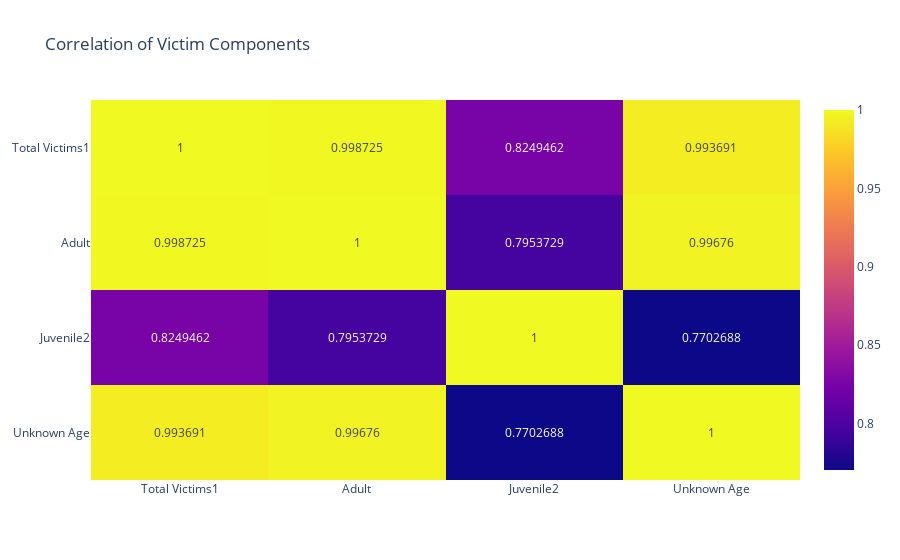

Source (notebook cell):
### Code cell
# 3.2 Correlation among age components (Victims)

corr = Victims.select_dtypes(include='number').corr()
fig = px.imshow(corr, text_auto=True, aspect="auto",
                title="Correlation of Victim Components")
fig.show()

### Figure 1 — Plotly figure (JSON) as saved in the notebook; plotly's stock layout.template omitted (floating-point values rounded to 4 significant figures)
{"data": [{"coloraxis": "coloraxis", "hovertemplate": "x: %{x}<br>y: %{y}<br>color: %{z}<extra></extra>", "name": "0", "texttemplate": "%{z}", "type": "heatmap", "x": ["Total Victims1", "Adult", "Juvenile2", "Unknown Age"], "xaxis": "x", "y": ["Total Victims1", "Adult", "Juvenile2", "Unknown Age"], "yaxis": "y", "z": [[1.0, 0.9987, 0.8249, 0.9937], [0.9987, 1.0, 0.7954, 0.9968], [0.8249, 0.7954, 1.0, 0.7703], [0.9937, 0.9968, 0.7703, 1.0]]}], "layout": {"coloraxis": {"colorscale": [[0, "#0d0887"], [0.1111, "#46039f"], [0.2222, "#7201a8"], [0.3333, "#9c179e"], [0.4444, "#bd3786"], [0.5556, "#d8576b"], [0.6667, "#ed7953"], [0.7778, "#fb9f3a"], [0.8889, "#fdca26"], [1, "#f0f921"]]}, "title": {"text": "Correlation of Victim Components"}, "xaxis": {"anchor": "y", "domain": [0, 1]}, "yaxis": {"anchor": "x", "autorange": "reversed", "domain": [0, 1]}}}
